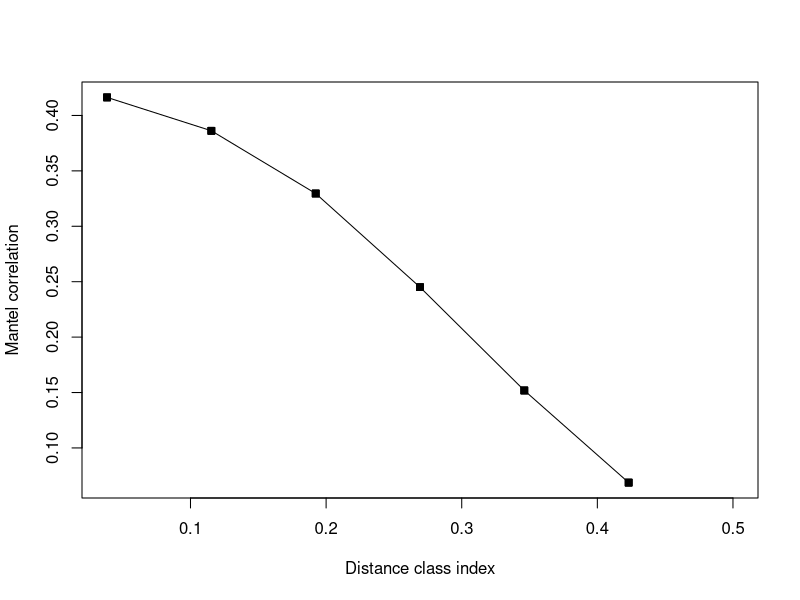
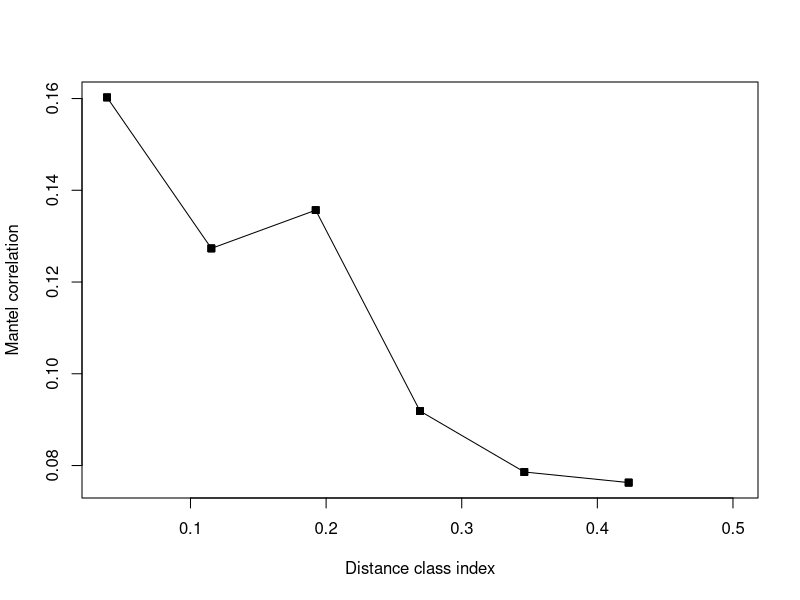
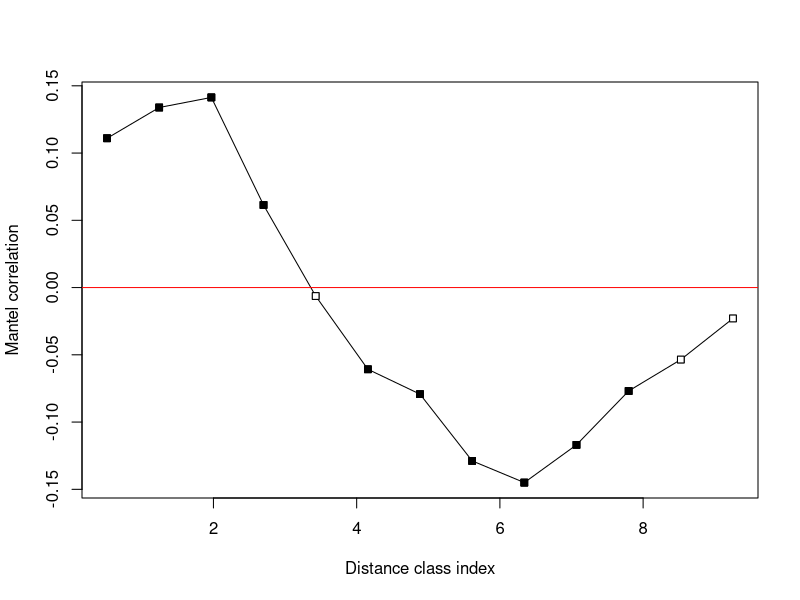
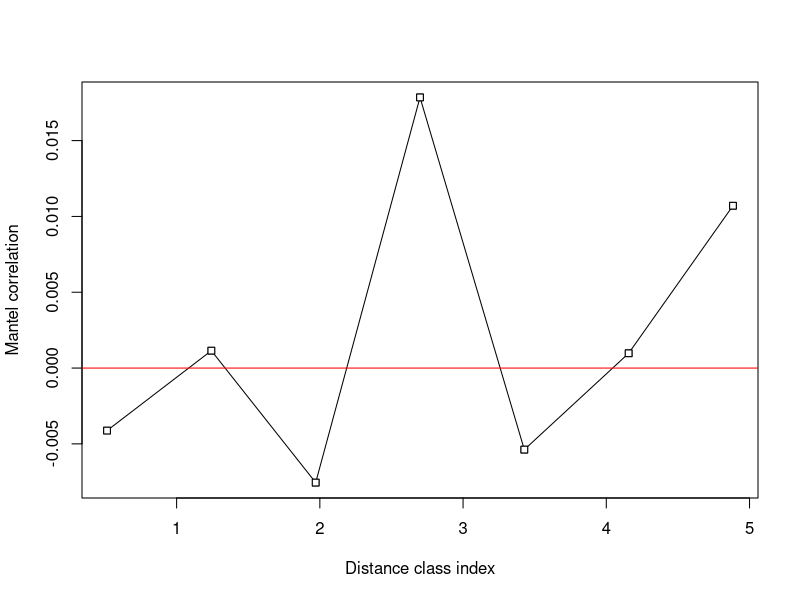
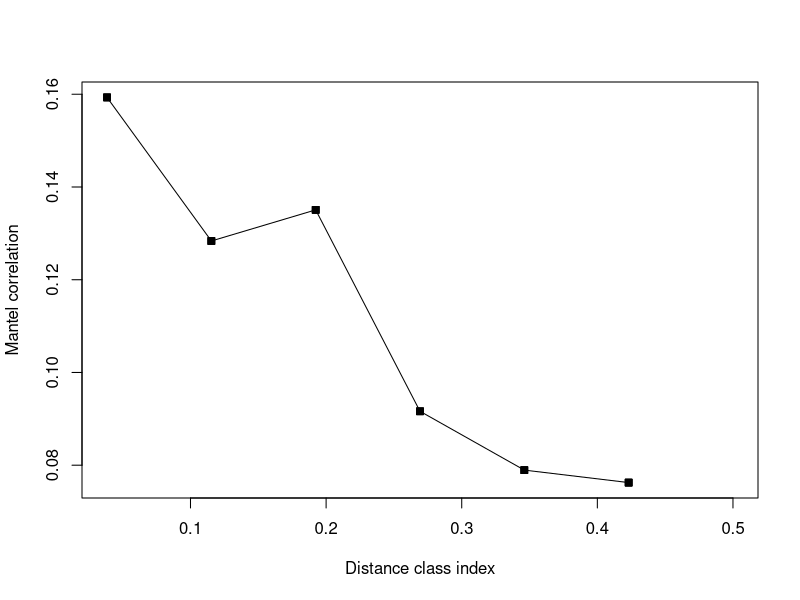

The R source for these figures, in order:
## Script created by Liz Bowman, 2017-02-15 for use in a workshop on how to examine
## data for spatial paterns and to test for correlations between communities
## and environmental variables

#=========================================================================================
# Load packages and data
#=========================================================================================

#<< packages for analyses >> -------------------------------------------------------------
#--Uncomment if you have not previously installed these programs
#install.packages('vegan')

#--once above packages are installed run the following code to load them
library(vegan)

#-----------------------------------------------------------------------------------------
# input data for analyses
#-----------------------------------------------------------------------------------------

#<< Mite data >> -------------------------------------------------------------------------
#--community data
data(mite)

#--environmental data
data(mite.env)

#--location data
data(mite.xy)

#--if you are interested in what all of the data is then check out the help page
#?mite

#=========================================================================================
# Mantel test
#=========================================================================================

#-----------------------------------------------------------------------------------------
# Check for spatial autocorrelation in mite community data
#-----------------------------------------------------------------------------------------

#<< Create distance matrices >> ----------------------------------------------------------
#--geographical distance matrix using Euclidean distance default
mite.dist.spatial <- dist(mite.xy)

#--community distance matrix using Morisitia's index
mite.dist.comm <- vegdist(mite, method = 'morisita')

#<< Run mantel test >> -------------------------------------------------------------------
#--Null hypothesis: community similarity is indepent of geographical proximity
#--Alternative hypothesis: communities closer geographically are more similar
mite.spatial <- mantel(mite.dist.spatial, mite.dist.comm)
mite.spatial

#<< Mantel correlogram >> ----------------------------------------------------------------
#--correlograms plot of community as a function of geographic distance classes
mite.spatial.corr <- mantel.correlog(mite.dist.comm, mite.dist.comm)
plot(mite.spatial.corr)

#--determine where the break points
mite.spatial.corr$break.pts

#-----------------------------------------------------------------------------------------
# Check for correlation between multiple environmental variables and community data
#-----------------------------------------------------------------------------------------
#<< Create distance matrices >> ----------------------------------------------------------
#--community distance matrix
mite.dist.comm <- vegdist(mite, method = 'morisita')

#--Environmental distance matrix

#--Substrate: a categorical variable
unique(mite.env$Substrate)
#--we need to change this over to numbers that represent each level
within(mite.env, Substrate <- factor(Substrate, labels = c(1:7)))
mite.env$Substrate <- as.numeric(mite.env$Substrate)

mite.dist.env <- dist(mite.env[1:3])

#<< Run mantel test of environment and community data >> ----------------------------------
mite.env.comm <- mantel(mite.dist.env, mite.dist.comm)
mite.env.comm

#<< Mantel correlogram >> ----------------------------------------------------------------
#--correlograms plot community dissimilarityy as a function of environment
mite.env.comm.corr <- mantel.correlog(mite.dist.env, mite.dist.comm)
plot(mite.env.comm.corr)

#-----------------------------------------------------------------------------------------
# Check for correlation between single environmental variables and geographic distance
#-----------------------------------------------------------------------------------------

#<< Create distance matrices >> ----------------------------------------------------------
#--geographical distance matrix
mite.dist.spatial <- dist(mite.xy)

#--Water content of the substrate (g/L): a continuous variable
mite.dist.watrcont <- dist(mite.env$WatrCont)

#--Substrate: a categorical variable
unique(mite.env$Substrate)
#--we need to change this over to numbers that represent each level
within(mite.env, Substrate <- factor(Substrate, labels = c(1:7)))
mite.env$Substrate <- as.numeric(mite.env$Substrate)
#---now we can make a distance matrix of it
mite.dist.subs <- dist(mite.env$Substrate)

#<< Run mantel test of water content of substrate as a function of geographical distance>>
mite.watrcont.geo <- mantel(mite.dist.spatial, mite.dist.watrcont)
mite.watrcont.geo

#<< Run mantel test of water content of substrate as a function of geographical distance>>
mite.subs.geo <- mantel(mite.dist.spatial, mite.dist.subs)
mite.subs.geo

#<< Mantel correlogram >> ----------------------------------------------------------------
#--correlograms plot water content of the substrate as a function of distance
mite.watrcont.corr <- mantel.correlog(mite.dist.watrcont, mite.dist.spatial,
                                      cutoff = F) #
plot(mite.watrcont.corr)

#--determine where the break points
mite.watrcont.corr$break.pts

#--which points are significant
mite.watrcont.corr$mantel.res

#--correlograms plot water content of the substrate as a function of distance
mite.subs.corr <- mantel.correlog(mite.dist.subs, mite.dist.spatial)
plot(mite.subs.corr)

#-----------------------------------------------------------------------------------------
# Check for correlation between water content of substrate and community
#-----------------------------------------------------------------------------------------
#<< Create distance matrices >> ----------------------------------------------------------
#--ozone distance matrix
mite.dist.comm <- vegdist(mite, method = 'morisita')

#--Water content of the substrate (g/L): a continuous variable
mite.dist.watrcont <- dist(mite.env$WatrCont)

#<< Run mantel test >> -------------------------------------------------------------------
mite.watr.comm <- mantel(mite.dist.watrcont, mite.dist.comm)
mite.watr.comm

#--compare to community data and mult. environmental variables
mite.env.comm

#<< Mantel correlogram >> ----------------------------------------------------------------
#--correlograms plot of community as a function of geographic distance classes
mite.watrcont.comm.corr <- mantel.correlog(mite.dist.watrcont, mite.dist.comm)
plot(mite.watrcont.comm.corr)

#--determine where the break points
mite.watrcont.comm.corr$break.pts
